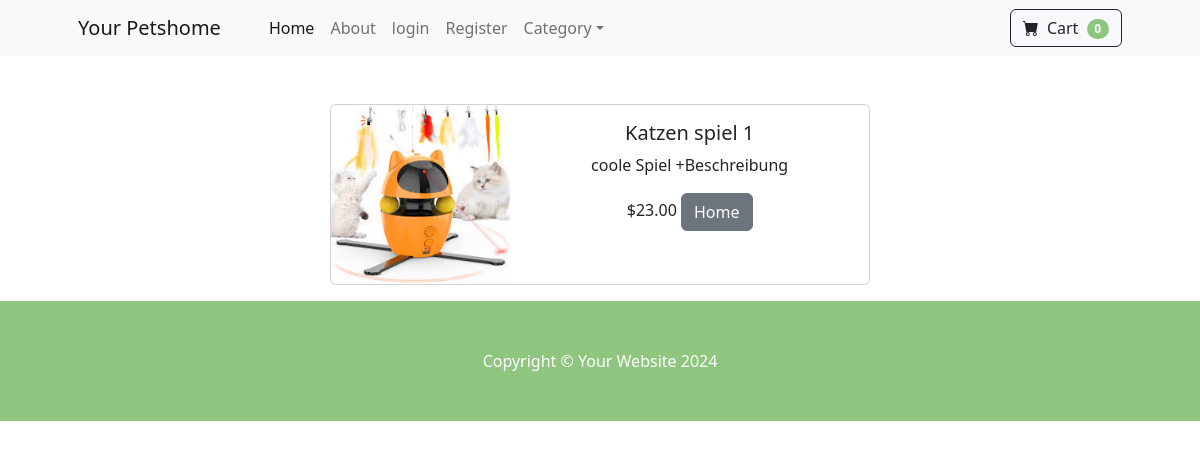
The app's page /product/2 with its own data.
### store/models.py (models this page shows)
class Product(models.Model):
    name=models.CharField(max_length=100)
    price=models.DecimalField(default=0, decimal_places=2, max_digits=10)
    category=models.ForeignKey(Category,on_delete=models.CASCADE)
    description=models.CharField(max_length=250,default="",blank=True,null=True)
    image=models.ImageField(upload_to="uploads/product/")
    is_sale=models.BooleanField(default=False)
    sale_number=models.DecimalField(default=0, decimal_places=2, max_digits=10)

### store/views.py (the view)
# urls.py: path("product/<int:pk>",views.product, name="product"),
def product(request,pk):
    product= Product.objects.get(id=pk)
    return render(request,"product.html",{"product":product})

### store/templates/product.html
{% extends "base.html" %}
{% block content %}
<br>
<div class="container">
    <div class="row">
<center>
    <div class="container">
    <div class="col-8">
        <br>
        <div class="card mb-3" style="max-width: 540px;">
            <div class="row g-0">
              <div class="col-md-4">
                <img src="{{ product.image.url }}" class="img-fluid rounded-start" alt="...">
              </div>
              <div class="col-md-8">
                <center>
                <div class="card-body">
                  <h5 class="card-title">{{ product.name }}</h5>
                  <p class="card-text">{{ product.description }}</p>
                  {% if product.is_sale %}
                  <div class="badge bg-dark text-white position-absolute" style="top: 0.5rem; right: 0.5rem"> Sale! </div>
                  <strike>  ${{ product.price }}</strike>
                  <div class="text-center"> ${{ product.sale_number }}</div>
                </div>
            </div>
                  {% else %}
                  ${{ product.price }}
                    {% endif %}
            <a href="{% url 'home' %}" class="btn  btn-secondary"> Home</a>               </div></center>
              </div>
            </div>
          </div>
    </div>
</div></center>
<br>
    </div>
</div>
{% endblock %}

### records on screen
Product: image (picture), name "Katzen spiel 1", description "coole Spiel +Beschreibung", price "23.00"
